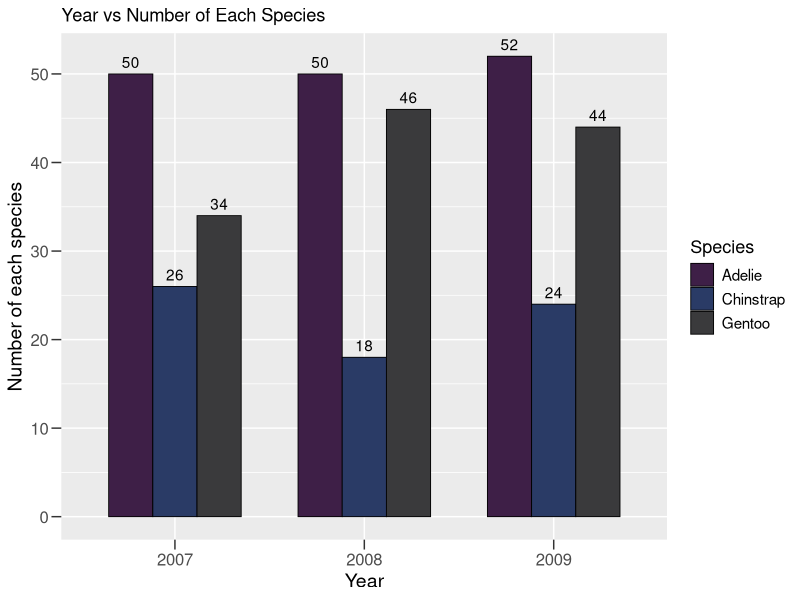

Recreate this plot in R.
#Load libraries
library(palmerpenguins)
library(tidyverse)
library(dplyr)
library(ggplot2)

#Import data
data("penguins", package = "palmerpenguins")

#Make year a character
penguins$year <- as.character(penguins$year)

#Plot data
penguins %>%
  ggplot(aes(x = year, fill = species)) +
  geom_bar(position = position_dodge(preserve = "single"), 
           width = 0.7,      #Change the width
           color = "black",  #Add a black outline around each bar
           size = 0.3        #Change the thickness of the outline for each bar
           ) +
  #Change bar colors
  scale_fill_manual(values = c("Adelie" = "#3E1F47", 
                               "Chinstrap" = "#2A3B66", 
                               "Gentoo" = "#3A3A3C")) +
  #Change axis titles
  labs(x = "Year", 
       y = "Number of each species", 
       title = "Year vs Number of Each Species", 
       fill = "Species") +
  #Change text sizes
  theme(axis.text.x = element_text(size = 12),      # x-axis tick labels
        axis.text.y = element_text(size = 12),      # y-axis tick labels
        axis.ticks.length = unit(0.25, "cm"),       # length of ticks
        axis.ticks = element_line(size = 0.5),      # thickness of ticks
        axis.title.x = element_text(size = 14),     # x-axis title
        axis.title.y = element_text(size = 14),     # y-axis title
        legend.title = element_text(size = 13),     # legend title
        legend.text = element_text(size = 11)       # legend items
        ) +
  #Add the counts for each bar above the bar
  geom_text(stat = "count", 
            aes(label = after_stat(count)), 
            position = position_dodge(width = 0.7), 
            vjust = -0.5)
